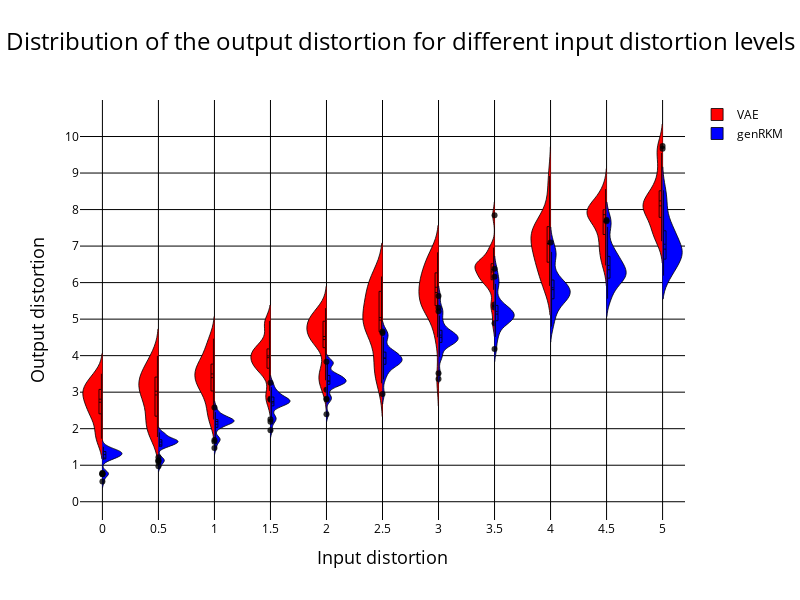

Source (notebook cell):
### Code cell
reference_matrix = [25*[item] for item in reference_points]
#print((reference_matrix))

traces = []

for i in range(len(reference_points)):

    # Create a trace for the holiday distribution
    trace1 = go.Violin(
        x=reference_matrix[i],
        y=Lists_close_distortion_VAE[i],
        name='VAE' if i == 0 else None,
        side='negative',
        box_visible=True,
        meanline_visible=True,
        #hovertemplate='Holiday<br>Noise Level: %{y.2f} dB(A)',
        #hoverlabel=dict(namelength=0),
        fillcolor='red',  
        line=dict(color='rgba(0, 0, 0, 0.8)', width=1) ,
        showlegend=(i == 0) 
    )

    # Create a trace for the normal day distribution
    trace2 = go.Violin(
        x=reference_matrix[i], #to put the two graphs next to each other instead of separately
        y=Lists_close_distortion_genRKM[i],
        name='genRKM' if i == 0 else None,
        side='positive',
        box_visible=True,
        meanline_visible=True,
        #hovertemplate='Normal Day<br>Noise Level: %{y.2f} dB(A)',
        #hoverlabel=dict(namelength=0),
        fillcolor='blue',
        line=dict(color='rgba(0, 0, 0, 0.8)', width=1) ,
        showlegend=(i == 0)
    )

    traces.append(trace1)
    traces.append(trace2)

# Create the layout for the plot
layout_fig1 = go.Layout(
    title=dict(
        text='Distribution of the output distortion for different input distortion levels',
        x=0.5,
        xanchor='center',
        font=dict(color="black", size=24)
    ),
    title_font=dict(size=24, color="black"),  
    xaxis=dict(
        {'title': 'Input distortion'}, 
        #range = [-0.2, 3.2],
        range = [-0.2, 5.2],
        #ticktext = ["false",'Holiday - Normal day'],
        title_font=dict(color="black", size = 18),
        tickfont=dict(color='black'),
        showticklabels=True, 
        tickvals = reference_points, 
        ticktext = reference_points,
        gridcolor='black'),
    yaxis=dict(
        {'title': 'Output distortion'},
        title_font=dict(color="black", size = 18),
        tickfont=dict(color="black"),
        #showticklabels=False,
        #range = [-0.5, 8],
        range = [-0.5, 11],
        tickvals=list(range(11)),
        gridcolor='black',
        zeroline=True,  # Ensure the zeroline is shown
        zerolinecolor='black',  # Set the color of the zeroline to black
        zerolinewidth=1  # Set the width of the zeroline
        ),
    violingap=0,  # Set the gap between violins to 0 for overlapping
    plot_bgcolor='white',  
    paper_bgcolor='white',  
    legend = dict(font=dict(color='black'))
)

layout_fig1.update(width=800, height=600)

# Create the figure and add the traces
fig1 = go.Figure(data=traces, layout=layout_fig1)

# Show the plot
fig1.show()

### Figure 1 — Plotly figure (JSON) as saved in the notebook; plotly's stock layout.template omitted (floating-point values rounded to 4 significant figures)
{"data": [{"box": {"visible": true}, "fillcolor": "red", "line": {"color": "rgba(0, 0, 0, 0.8)", "width": 1}, "meanline": {"visible": true}, "name": "VAE", "showlegend": true, "side": "negative", "type": "violin", "x": [0, 0, 0, 0, 0, 0, 0, 0, 0, 0, 0, 0, 0, 0, 0, 0, 0, 0, 0, 0, 0, 0, 0, 0, 0], "y": [3.149, 2.907, 2.802, 1.726, 2.481, 3.049, 2.352, 3.021, 1.979, 2.921, 2.809, 2.449, 2.741, 3.504, 1.748, 2.353, 2.425, 3.292, 3.248, 2.586, 2.98, 3.052, 3.434, 1.783, 3.291]}, {"box": {"visible": true}, "fillcolor": "blue", "line": {"color": "rgba(0, 0, 0, 0.8)", "width": 1}, "meanline": {"visible": true}, "name": "genRKM", "showlegend": true, "side": "positive", "type": "violin", "x": [0, 0, 0, 0, 0, 0, 0, 0, 0, 0, 0, 0, 0, 0, 0, 0, 0, 0, 0, 0, 0, 0, 0, 0, 0], "y": [1.395, 1.397, 1.475, 0.7777, 1.343, 1.244, 0.7545, 1.216, 0.7525, 1.285, 1.386, 1.29, 1.147, 1.505, 0.5527, 1.23, 1.193, 1.298, 1.397, 1.18, 1.326, 1.347, 1.372, 0.7851, 1.299]}, {"box": {"visible": true}, "fillcolor": "red", "line": {"color": "rgba(0, 0, 0, 0.8)", "width": 1}, "meanline": {"visible": true}, "showlegend": false, "side": "negative", "type": "violin", "x": [0.5, 0.5, 0.5, 0.5, 0.5, 0.5, 0.5, 0.5, 0.5, 0.5, 0.5, 0.5, 0.5, 0.5, 0.5, 0.5, 0.5, 0.5, 0.5, 0.5, 0.5, 0.5, 0.5, 0.5, 0.5], "y": [3.408, 3.473, 2.928, 2.163, 3.19, 3.29, 1.89, 2.402, 1.94, 2.758, 3.105, 2.941, 3.846, 3.406, 1.772, 3.177, 3.994, 3.87, 3.43, 2.119, 2.467, 3.621, 2.786, 2.074, 3.026]}, {"box": {"visible": true}, "fillcolor": "blue", "line": {"color": "rgba(0, 0, 0, 0.8)", "width": 1}, "meanline": {"visible": true}, "showlegend": false, "side": "positive", "type": "violin", "x": [0.5, 0.5, 0.5, 0.5, 0.5, 0.5, 0.5, 0.5, 0.5, 0.5, 0.5, 0.5, 0.5, 0.5, 0.5, 0.5, 0.5, 0.5, 0.5, 0.5, 0.5, 0.5, 0.5, 0.5, 0.5], "y": [1.813, 1.716, 1.899, 1.091, 1.673, 1.612, 1.124, 1.606, 1.217, 1.684, 1.706, 1.656, 1.501, 1.859, 0.9697, 1.555, 1.527, 1.572, 1.82, 1.533, 1.669, 1.66, 1.697, 1.139, 1.635]}, {"box": {"visible": true}, "fillcolor": "red", "line": {"color": "rgba(0, 0, 0, 0.8)", "width": 1}, "meanline": {"visible": true}, "showlegend": false, "side": "negative", "type": "violin", "x": [1, 1, 1, 1, 1, 1, 1, 1, 1, 1, 1, 1, 1, 1, 1, 1, 1, 1, 1, 1, 1, 1, 1, 1, 1], "y": [3.81, 2.873, 3.526, 2.663, 3.971, 3.556, 2.317, 3.755, 2.399, 2.957, 3.223, 4.466, 4.351, 3.247, 3.226, 3.521, 3.262, 3.499, 3.661, 4.003, 3.345, 4.277, 3.058, 2.253, 3.699]}, {"box": {"visible": true}, "fillcolor": "blue", "line": {"color": "rgba(0, 0, 0, 0.8)", "width": 1}, "meanline": {"visible": true}, "showlegend": false, "side": "positive", "type": "violin", "x": [1, 1, 1, 1, 1, 1, 1, 1, 1, 1, 1, 1, 1, 1, 1, 1, 1, 1, 1, 1, 1, 1, 1, 1, 1], "y": [2.311, 2.222, 2.582, 1.643, 2.195, 2.171, 1.747, 2.215, 1.728, 2.233, 2.234, 2.333, 2.172, 2.363, 1.471, 2.197, 2.033, 2.082, 2.454, 2.038, 2.215, 2.154, 2.341, 1.693, 2.221]}, {"box": {"visible": true}, "fillcolor": "red", "line": {"color": "rgba(0, 0, 0, 0.8)", "width": 1}, "meanline": {"visible": true}, "showlegend": false, "side": "negative", "type": "violin", "x": [1.5, 1.5, 1.5, 1.5, 1.5, 1.5, 1.5, 1.5, 1.5, 1.5, 1.5, 1.5, 1.5, 1.5, 1.5, 1.5, 1.5, 1.5, 1.5, 1.5, 1.5, 1.5, 1.5, 1.5, 1.5], "y": [4.122, 3.559, 4.903, 3.821, 4.002, 4.147, 3.651, 3.822, 2.79, 4.282, 3.656, 4.052, 4.144, 4.874, 3.035, 3.994, 4.326, 3.893, 3.752, 3.794, 4.596, 4.949, 3.478, 2.821, 4.153]}, {"box": {"visible": true}, "fillcolor": "blue", "line": {"color": "rgba(0, 0, 0, 0.8)", "width": 1}, "meanline": {"visible": true}, "showlegend": false, "side": "positive", "type": "violin", "x": [1.5, 1.5, 1.5, 1.5, 1.5, 1.5, 1.5, 1.5, 1.5, 1.5, 1.5, 1.5, 1.5, 1.5, 1.5, 1.5, 1.5, 1.5, 1.5, 1.5, 1.5, 1.5, 1.5, 1.5, 1.5], "y": [2.845, 2.708, 3.257, 2.193, 2.751, 2.737, 2.289, 2.937, 2.258, 2.968, 2.704, 2.936, 2.779, 2.793, 1.96, 2.727, 2.605, 2.631, 3.136, 2.639, 2.742, 2.809, 3.036, 2.358, 2.814]}, {"box": {"visible": true}, "fillcolor": "red", "line": {"color": "rgba(0, 0, 0, 0.8)", "width": 1}, "meanline": {"visible": true}, "showlegend": false, "side": "negative", "type": "violin", "x": [2, 2, 2, 2, 2, 2, 2, 2, 2, 2, 2, 2, 2, 2, 2, 2, 2, 2, 2, 2, 2, 2, 2, 2, 2], "y": [5.3, 4.423, 4.938, 4.376, 4.47, 4.908, 3.066, 3.395, 3.419, 5.046, 4.483, 5.12, 4.762, 4.522, 3.745, 4.533, 4.524, 3.429, 4.476, 4.908, 4.957, 5.08, 4.741, 3.326, 5.052]}, {"box": {"visible": true}, "fillcolor": "blue", "line": {"color": "rgba(0, 0, 0, 0.8)", "width": 1}, "meanline": {"visible": true}, "showlegend": false, "side": "positive", "type": "violin", "x": [2, 2, 2, 2, 2, 2, 2, 2, 2, 2, 2, 2, 2, 2, 2, 2, 2, 2, 2, 2, 2, 2, 2, 2, 2], "y": [3.442, 3.25, 3.836, 2.882, 3.41, 3.274, 2.801, 3.469, 2.818, 3.797, 3.225, 3.519, 3.454, 3.294, 2.394, 3.283, 3.32, 3.181, 3.805, 3.32, 3.267, 3.302, 3.759, 3.118, 3.439]}, {"box": {"visible": true}, "fillcolor": "red", "line": {"color": "rgba(0, 0, 0, 0.8)", "width": 1}, "meanline": {"visible": true}, "showlegend": false, "side": "negative", "type": "violin", "x": [2.5, 2.5, 2.5, 2.5, 2.5, 2.5, 2.5, 2.5, 2.5, 2.5, 2.5, 2.5, 2.5, 2.5, 2.5, 2.5, 2.5, 2.5, 2.5, 2.5, 2.5, 2.5, 2.5, 2.5, 2.5], "y": [4.775, 5.758, 5.901, 4.667, 5.123, 5.379, 3.776, 4.75, 3.49, 4.653, 5.167, 5.997, 6.09, 5.344, 3.7, 3.748, 4.793, 5.772, 4.895, 4.652, 5.042, 6.1, 5.371, 3.244, 6.166]}, {"box": {"visible": true}, "fillcolor": "blue", "line": {"color": "rgba(0, 0, 0, 0.8)", "width": 1}, "meanline": {"visible": true}, "showlegend": false, "side": "positive", "type": "violin", "x": [2.5, 2.5, 2.5, 2.5, 2.5, 2.5, 2.5, 2.5, 2.5, 2.5, 2.5, 2.5, 2.5, 2.5, 2.5, 2.5, 2.5, 2.5, 2.5, 2.5, 2.5, 2.5, 2.5, 2.5, 2.5], "y": [4.021, 3.841, 4.505, 3.53, 4.115, 3.93, 3.349, 4.044, 3.571, 4.66, 3.745, 4.092, 4.174, 3.867, 2.951, 3.826, 3.933, 3.757, 4.445, 3.948, 3.82, 3.812, 4.619, 3.766, 4.048]}, {"box": {"visible": true}, "fillcolor": "red", "line": {"color": "rgba(0, 0, 0, 0.8)", "width": 1}, "meanline": {"visible": true}, "showlegend": false, "side": "negative", "type": "violin", "x": [3, 3, 3, 3, 3, 3, 3, 3, 3, 3, 3, 3, 3, 3, 3, 3, 3, 3, 3, 3, 3, 3, 3, 3, 3], "y": [5.226, 6.238, 5.978, 5.969, 5.336, 5.828, 5.529, 5.89, 3.359, 6.131, 5.393, 5.99, 6.702, 6.401, 5.435, 4.774, 5.371, 6.356, 5.359, 6.616, 5.872, 6.83, 5.439, 4.503, 6.701]}, {"box": {"visible": true}, "fillcolor": "blue", "line": {"color": "rgba(0, 0, 0, 0.8)", "width": 1}, "meanline": {"visible": true}, "showlegend": false, "side": "positive", "type": "violin", "x": [3, 3, 3, 3, 3, 3, 3, 3, 3, 3, 3, 3, 3, 3, 3, 3, 3, 3, 3, 3, 3, 3, 3, 3, 3], "y": [4.615, 4.408, 5.097, 4.008, 4.893, 4.584, 3.971, 4.597, 4.494, 5.635, 4.309, 4.613, 4.84, 4.396, 3.517, 4.35, 4.582, 4.279, 5.214, 4.502, 4.446, 4.366, 5.31, 4.395, 4.647]}, {"box": {"visible": true}, "fillcolor": "red", "line": {"color": "rgba(0, 0, 0, 0.8)", "width": 1}, "meanline": {"visible": true}, "showlegend": false, "side": "negative", "type": "violin", "x": [3.5, 3.5, 3.5, 3.5, 3.5, 3.5, 3.5, 3.5, 3.5, 3.5, 3.5, 3.5, 3.5, 3.5, 3.5, 3.5, 3.5, 3.5, 3.5, 3.5, 3.5, 3.5, 3.5, 3.5, 3.5], "y": [6.242, 6.892, 6.314, 5.318, 6.439, 6.553, 5.803, 6.05, 6.147, 6.503, 5.401, 6.492, 6.547, 6.144, 4.886, 6.508, 6.135, 6.491, 6.352, 6.487, 6.794, 7.847, 6.089, 5.916, 6.959]}, {"box": {"visible": true}, "fillcolor": "blue", "line": {"color": "rgba(0, 0, 0, 0.8)", "width": 1}, "meanline": {"visible": true}, "showlegend": false, "side": "positive", "type": "violin", "x": [3.5, 3.5, 3.5, 3.5, 3.5, 3.5, 3.5, 3.5, 3.5, 3.5, 3.5, 3.5, 3.5, 3.5, 3.5, 3.5, 3.5, 3.5, 3.5, 3.5, 3.5, 3.5, 3.5, 3.5, 3.5], "y": [5.227, 5.027, 5.948, 4.514, 5.611, 5.231, 4.608, 5.173, 5.281, 6.381, 4.969, 5.376, 5.377, 4.9, 4.18, 5.007, 5.103, 4.856, 5.965, 5.138, 5.07, 4.92, 6.162, 5.03, 5.256]}, {"box": {"visible": true}, "fillcolor": "red", "line": {"color": "rgba(0, 0, 0, 0.8)", "width": 1}, "meanline": {"visible": true}, "showlegend": false, "side": "negative", "type": "violin", "x": [4, 4, 4, 4, 4, 4, 4, 4, 4, 4, 4, 4, 4, 4, 4, 4, 4, 4, 4, 4, 4, 4, 4, 4, 4], "y": [7.072, 7.745, 8.367, 6.592, 6.623, 7.271, 6.967, 7.179, 5.975, 7.054, 7.377, 7.583, 7.587, 6.885, 6.204, 6.574, 6.513, 7.581, 5.953, 7.376, 7.517, 8.918, 6.508, 5.909, 7.278]}, {"box": {"visible": true}, "fillcolor": "blue", "line": {"color": "rgba(0, 0, 0, 0.8)", "width": 1}, "meanline": {"visible": true}, "showlegend": false, "side": "positive", "type": "violin", "x": [4, 4, 4, 4, 4, 4, 4, 4, 4, 4, 4, 4, 4, 4, 4, 4, 4, 4, 4, 4, 4, 4, 4, 4, 4], "y": [5.958, 5.63, 6.674, 5.045, 6.332, 5.896, 5.224, 5.807, 5.897, 7.096, 5.617, 6.04, 6.167, 5.514, 4.795, 5.679, 5.661, 5.309, 6.84, 5.885, 5.57, 5.485, 6.762, 5.691, 5.908]}, {"box": {"visible": true}, "fillcolor": "red", "line": {"color": "rgba(0, 0, 0, 0.8)", "width": 1}, "meanline": {"visible": true}, "showlegend": false, "side": "negative", "type": "violin", "x": [4.5, 4.5, 4.5, 4.5, 4.5, 4.5, 4.5, 4.5, 4.5, 4.5, 4.5, 4.5, 4.5, 4.5, 4.5, 4.5, 4.5, 4.5, 4.5, 4.5, 4.5, 4.5, 4.5, 4.5, 4.5], "y": [7.472, 7.969, 8.211, 7.046, 6.902, 7.952, 8.436, 6.593, 7.803, 7.381, 8.004, 7.86, 7.771, 7.994, 7.128, 7.714, 8.199, 7.873, 6.471, 7.989, 8.077, 8.562, 6.794, 7.496, 7.89]}, {"box": {"visible": true}, "fillcolor": "blue", "line": {"color": "rgba(0, 0, 0, 0.8)", "width": 1}, "meanline": {"visible": true}, "showlegend": false, "side": "positive", "type": "violin", "x": [4.5, 4.5, 4.5, 4.5, 4.5, 4.5, 4.5, 4.5, 4.5, 4.5, 4.5, 4.5, 4.5, 4.5, 4.5, 4.5, 4.5, 4.5, 4.5, 4.5, 4.5, 4.5, 4.5, 4.5, 4.5], "y": [6.703, 6.115, 7.526, 5.639, 6.989, 6.624, 6.124, 6.351, 6.18, 7.68, 6.269, 6.426, 6.769, 6.133, 5.56, 6.301, 6.235, 5.852, 7.711, 6.409, 6.059, 6.06, 6.917, 6.489, 6.626]}, {"box": {"visible": true}, "fillcolor": "red", "line": {"color": "rgba(0, 0, 0, 0.8)", "width": 1}, "meanline": {"visible": true}, "showlegend": false, "side": "negative", "type": "violin", "x": [5, 5, 5, 5, 5, 5, 5, 5, 5, 5, 5, 5, 5, 5, 5, 5, 5, 5, 5, 5, 5, 5, 5, 5, 5], "y": [7.462, 8.113, 8.464, 7.941, 8.295, 8.119, 9.663, 8.07, 7.947, 7.816, 8.102, 8.667, 9.741, 7.252, 7.135, 7.491, 8.093, 8.096, 7.345, 8.907, 9.172, 9.549, 7.693, 8.411, 8.401]}, {"box": {"visible": true}, "fillcolor": "blue", "line": {"color": "rgba(0, 0, 0, 0.8)", "width": 1}, "meanline": {"visible": true}, "showlegend": false, "side": "positive", "type": "violin", "x": [5, 5, 5, 5, 5, 5, 5, 5, 5, 5, 5, 5, 5, 5, 5, 5, 5, 5, 5, 5, 5, 5, 5, 5, 5], "y": [7.413, 6.696, 8.284, 6.194, 7.664, 7.337, 6.908, 6.871, 6.329, 8.076, 6.959, 6.586, 7.439, 6.776, 6.191, 6.991, 6.832, 6.344, 8.527, 6.929, 6.574, 6.661, 6.917, 7.496, 7.273]}], "layout": {"height": 600, "legend": {"font": {"color": "black"}}, "paper_bgcolor": "white", "plot_bgcolor": "white", "title": {"font": {"color": "black", "size": 24}, "text": "Distribution of the output distortion for different input distortion levels", "x": 0.5, "xanchor": "center"}, "violingap": 0, "width": 800, "xaxis": {"gridcolor": "black", "range": [-0.2, 5.2], "showticklabels": true, "tickfont": {"color": "black"}, "ticktext": [0, 0.5, 1, 1.5, 2, 2.5, 3, 3.5, 4, 4.5, 5], "tickvals": [0, 0.5, 1, 1.5, 2, 2.5, 3, 3.5, 4, 4.5, 5], "title": {"font": {"color": "black", "size": 18}, "text": "Input distortion"}}, "yaxis": {"gridcolor": "black", "range": [-0.5, 11], "tickfont": {"color": "black"}, "tickvals": [0, 1, 2, 3, 4, 5, 6, 7, 8, 9, 10], "title": {"font": {"color": "black", "size": 18}, "text": "Output distortion"}, "zeroline": true, "zerolinecolor": "black", "zerolinewidth": 1}}}
